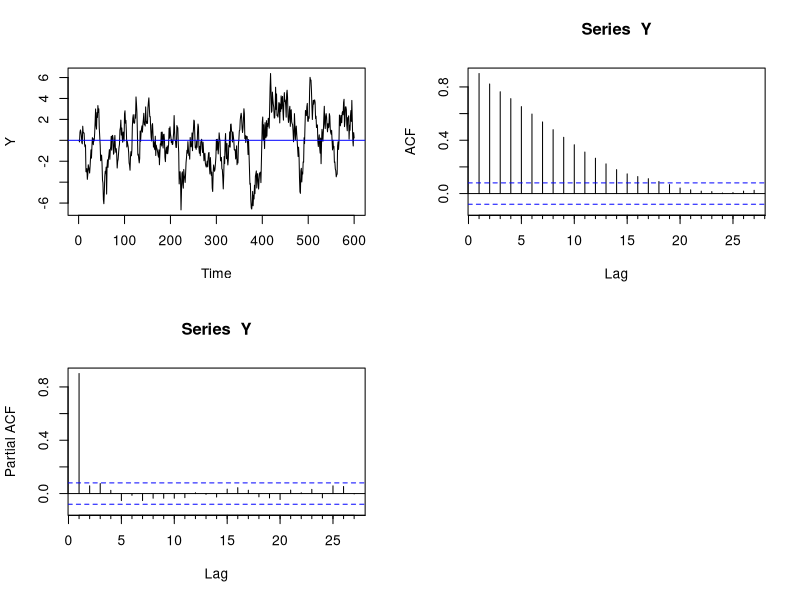
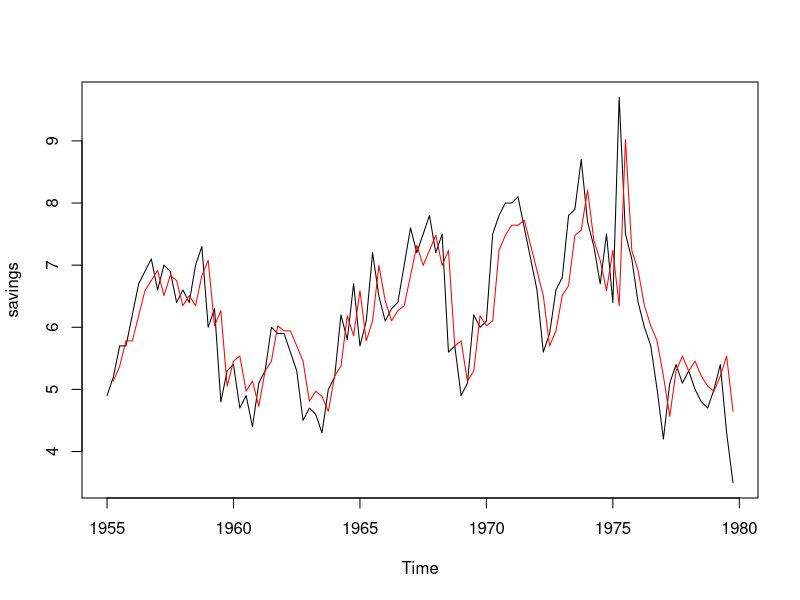
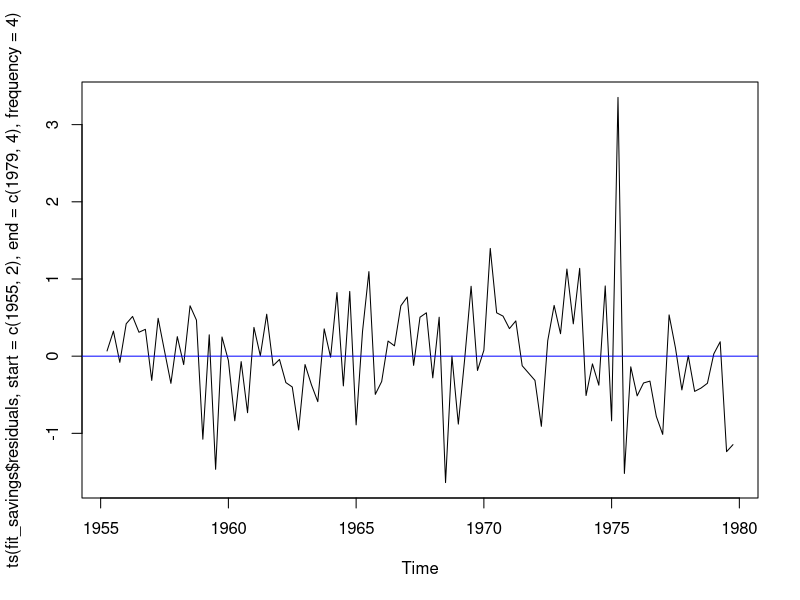
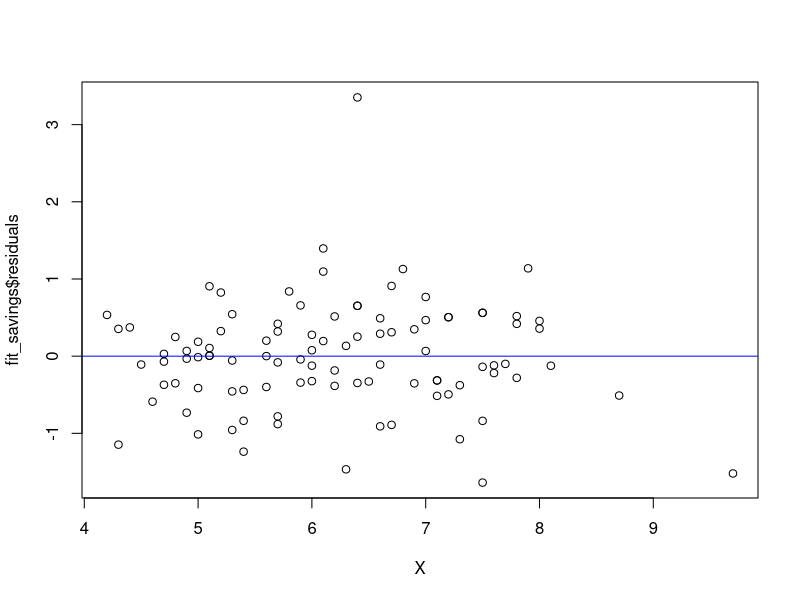
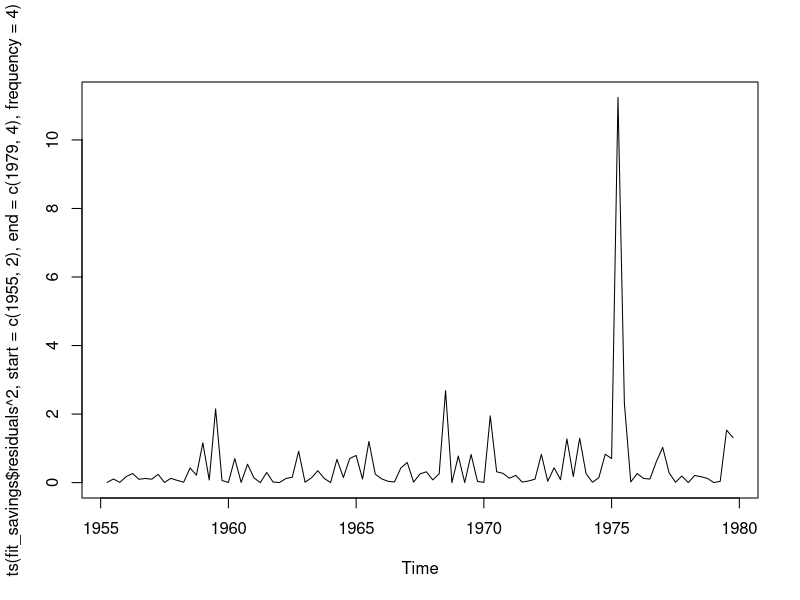
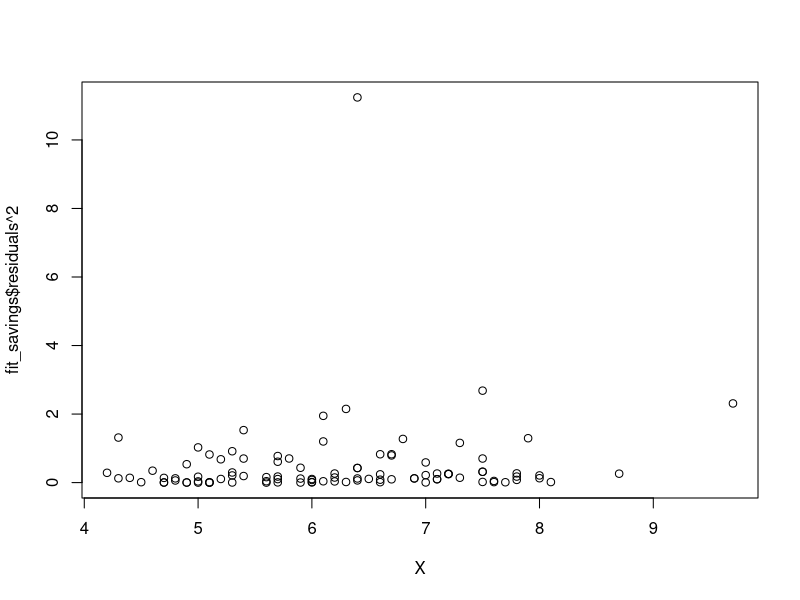
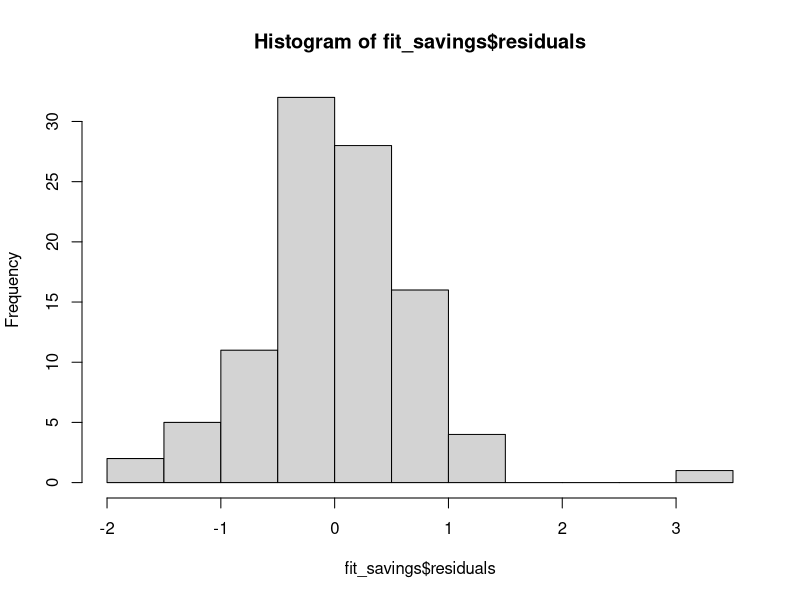
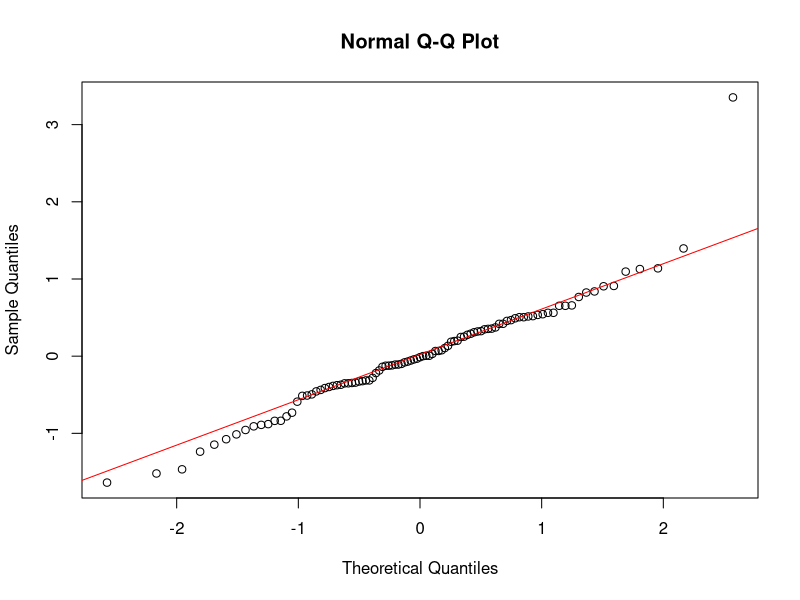

Source code (R) for these figures, in order:
# Approximately slides 62 - 92

library(forecast)
library(lmtest)


# Simulating an AR(1) process ---------------------------------------------

n <- 600
u <- rnorm(n)

phi <- 0.9
Y_1 <- 0
Y<- rep(Y_1,n)
for (t in 2:n) {
  Y[t] <- phi*Y[t-1] + u[t]
}
Y <- ts(Y, frequency = 1)
#plot(Y)
#abline(0,0, col="blue")

# Play around with different values of phi and also Y_1. 
# Consider what happens when phi<-1, phi=-1, -1 < phi < 0
# phi = 0, 0< phi <1, phi=1, and phi>1.
# What happens in terms of the mean, what happens in terms of the variance?
# What about the autocorelation?


# Now consider also the auto-correlation function and the partial autocorrelation function.

par(mfrow=c(2,2))
plot(Y)
abline(0,0, col="blue")
Acf(Y)
Pacf(Y)

# And let's fit an AR(1) model to the data.
summary(arima(Y, order=c(1,0,0)))


# Reset par() settings
dev.off()


# Case study savings: Fitting an AR(1) model ------------------------------

savings <- read.csv("../data/savings.csv")
savings <- ts(savings, start = c(1955, 1), end = c(1979, 4),
   frequency = 4)
head(savings)

plot(savings)

### Two ways to fit an autoregressive model to data
### First, manually:

# Fit an autoregressie model manually
N <- length(savings)
Y <- savings[2:N]
X <- savings[1:(N-1)]

fit_savings <- lm(Y ~ X)
summary(fit_savings)

# Plot the fitted values
Z <- ts(fit_savings$fitted.values, start = c(1955, 2), end = c(1979, 4),
        frequency = 4)
lines(Z, col="red")

# We can see that the fitted value for phi corresponds to the regression parameter for X
phi_hat <- fit_savings$coefficients[2]
phi_hat

# To calculate an estimator for mu, we use
mu_hat <- fit_savings$coefficients[1]/(1-phi_hat)
mu_hat

# Estimator for variance 
sigma_u_hat <- sigma(fit_savings)
sigma_u_hat

sigma_hat <- sigma_u_hat / sqrt(1-phi_hat^2)
sigma_hat

# Compare with the sample quantities:
mean(Y)
sd(Y)

# Consider the residuals
plot(ts(fit_savings$residuals, start = c(1955, 2), end = c(1979, 4),
        frequency = 4))
abline(0,0, col="blue")

# Residual diagnostics

mean(fit_savings$residuals)
# This is always 0

plot(X, fit_savings$residuals)
abline(0,0, col = "blue")

# What about homosecedasticity?
plot(ts(fit_savings$residuals^2, start = c(1955, 2), end = c(1979, 4),
        frequency = 4))
# Not really.

plot(X, fit_savings$residuals^2)
# Also problematic.


# Normality? (This should be taken with a grain of salt since we deem the residuals not stationary.)
hist(fit_savings$residuals)
qqnorm(fit_savings$residuals)
qqline(fit_savings$residuals, col="red")
# Looks not too bad. Let's do a test.

library(tseries)
jarque.bera.test(fit_savings$residuals)

# Okay, we can clearly reject the null hypothesis. It is not normal.


# What about serial dependence?
Acf(fit_savings$residuals)

# Serial correlation _might_ still present in the residuals:

Box.test(fit_savings$residuals,type = "Ljung-Box",lag = 1)
Box.test(fit_savings$residuals,type = "Ljung-Box",lag = 2)
Box.test(fit_savings$residuals,type = "Ljung-Box",lag = 3)


### Alternateively, we can use the Arima package
## Method has to be set to CSS to get same results.
## Otherwise, the results slightly differ due to different
## numerical approximations.
arima_fit_savings <- Arima(savings , order = c(1, 0, 0), method = "CSS")
summary(arima_fit_savings)



# Now we finally do some forecasting:

forecast(arima_fit_savings, h = 36)
plot(forecast(arima_fit_savings, h = 36))
lines(fitted(arima_fit_savings), col = "blue")


# Identify AR(p) process degree -------------------------------------------

# And now some AR(p) fitting:
arima_fit_savings_2 <- Arima(savings , order = c(2, 0, 0))
summary(arima_fit_savings_2)
coeftest(arima_fit_savings_2)

arima_fit_savings_3 <- Arima(savings , order = c(3, 0, 0))
summary(arima_fit_savings_3)
coeftest(arima_fit_savings_3)


arima_fit_savings_4 <- Arima(savings , order = c(4, 0, 0))
summary(arima_fit_savings_4)
coeftest(arima_fit_savings_4)


# Consider partial autocorrelation coefficient:

Pacf(savings)
# Seems to indicate AR(1)

# Let's compare the models using AIC and BIC
arima_fit_savings <- Arima(savings , order = c(1, 0, 0))
summary(arima_fit_savings)
summary(arima_fit_savings_2)
summary(arima_fit_savings_3)
summary(arima_fit_savings_4)

# AIC and BIC prefer different models!

# Have a look at Pacf of the residuals.
Pacf(resid(arima_fit_savings))
Pacf(resid(arima_fit_savings_2))
Pacf(resid(arima_fit_savings_3))
Pacf(resid(arima_fit_savings_4))

# Maybe an AR(2) process sufficient?
car::linearHypothesis(arima_fit_savings_4, c("ar4", "ar3"))
# Can not reject null hypothesis that the ar4 and ar3 term are equal to 0

Acf(resid(arima_fit_savings_2))
Box.test(arima_fit_savings_2$residuals,type = "Ljung-Box",lag = 5)
# Apparently also no more autocorrelation in residuals
